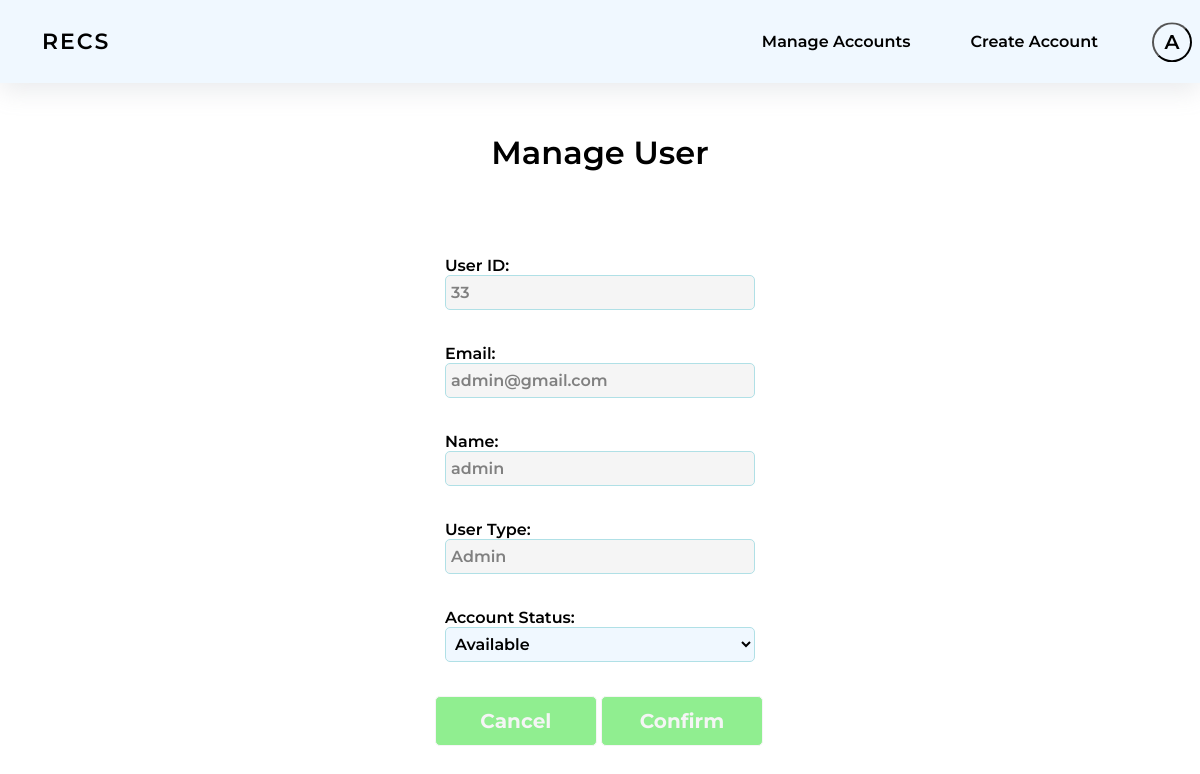
/main_web/manageuser.php?userid=33 (signed in), run on the app's committed database.
### tables this page shows
CREATE TABLE `users` (
  `userID` smallint(6) NOT NULL,
  `userType` smallint(10) NOT NULL DEFAULT 1,
  `name` varchar(80) DEFAULT NULL,
  `password` char(100) DEFAULT NULL,
  `emailAddress` varchar(100) NOT NULL,
  `Organization Name` varchar(100) DEFAULT NULL,
  `Organization Website` varchar(100) DEFAULT NULL,
  `categoryOne` varchar(20) NOT NULL,
  `pricePlan` varchar(20) NOT NULL DEFAULT '0',
  `startDate` datetime(6) DEFAULT NULL,
  `expiryDate` datetime(6) DEFAULT NULL,
  `accountStatus` varchar(20) NOT NULL DEFAULT 'Available',
  `dateTimeOfCreation` datetime(6) NOT NULL DEFAULT current_timestamp(6),
  `freeTrialExpiryDate` timestamp NOT NULL DEFAULT (current_timestamp() + interval 30 day)
);

### main_web/inc_db_fyp.php (called while the page is built, shortened)
<?php
$DBName = "fyp";
?>

### main_web/user.php (called while the page is built, shortened)
<?php
include ('inc_db_fyp.php');
class User {
	function getUserInfo ($userid) {
		include("inc_db_fyp.php");
		$sql = "SELECT * FROM users WHERE userID = ?";
		$stmt = $conn->prepare($sql);
		$stmt->bind_param("s", $userid);
		$stmt->execute();
		$result = $stmt->get_result();
		$row = mysqli_fetch_array($result);
		return $row;
	}
}
?>

### main_web/manageuser.php (the view, shortened to what this page needs)
<?php
	$userType = $_SESSION['userType'];
	if (isset($_GET['userid'])){
		$userid = $_GET['userid'];
	}
	else{
		$userid = '';
	}
?>
<!DOCTYPE html>
<html>
<head>
 <link rel="stylesheet" href="manageuser_style.css?version8">
</head>
<body>
<?php
include ('inc_db_fyp.php');
include ('user.php');
if ($userType == '0')
{
?>
	<header>
		 <nav>
			<ul class="nav-titles">
				<li name = 'recs'><a name = 'recs' href="home.php">RECS</a></li>
			    <li style='margin-left: auto;'><a name = 'adminmanage' href="manageaccounts.php" style = 'padding-right: 60px;'>Manage Accounts</a>
				<a name = 'admincreate' href="createaccount.php?id=orgcreateacc" style = 'padding-right: 60px;'>Create Account</a></li>
			  </ul>
			<div class="dropdown">
				<button class="profile"><?=$_SESSION['name'][0]?></button>
			  </div>
		</nav>
	</header>
	<h1>Manage User</h1>
<?php
$user = new User();
$row = $user-> getUserInfo ($userid);
echo"
<div class = 'reg'>
<form action = '' method = 'POST'>
		<div class = 'text_field'>
			<span>User ID:</span><input type='text' name='userid' value = '{$row["userID"]}' style = 'color:grey; background-color:whitesmoke' readonly />
		</div>
		<div class = 'text_field'>
			<span>Email:</span><input type='email' name='email' value = '{$row["emailAddress"]}' style = 'color:grey; background-color:whitesmoke' readonly />
		</div>
		<div class = 'text_field'>
			<span>Name: </span><input type='text' name='name' value = '{$row["name"]}' style = 'color:grey; background-color:whitesmoke' readonly />
		</div>
		<div class = 'text_field'>
			<span>User Type: </span><input type='text' name='userType'" . (($row["userType"] == '1')? 'value = "Organization"' :
				(($row["userType"] == '2')? 'value = "Individual"' : 'value = "Admin"')) . "style = 'color:grey; background-color:whitesmoke' readonly />
		</div>";
		echo"
		<div class = 'text_field'>
			<span>Account Status: </span>
			<select name='accstatus' id='accstatus' class = 'accstatus'>
			  <option value='Available'" .(($row['accountStatus'] == 'Available')? 'selected="selected"' : '') . ">Available</option>
			  <option value='Suspended'" . (($row['accountStatus'] == 'Suspended')? 'selected="selected"' : '') . ">Suspended</option>
			</select>
		</div>
		<input type='button' value='Cancel' onclick='history.back()'>
		<input type='submit' name = 'submit' value='Confirm'>
	</form>
</div>";
}
?>
</body>

### main_web/manageuser_style.css (style rules this page uses)
* { box-sizing: border-box; margin: 0; padding: 0px 0px; font-family: "Montserrat", sans-serif; color: black; text-decoration: none; font-weight: 600; }
body { height: 1200px; }
h1 { padding: 20px 20px; color:black; }
header { justify-content: space-between; align-items: center; padding: 8px 1%; background: aliceblue; box-shadow: rgba(149, 157, 165, 0.2) 0px 8px 24px; }
.nav-titles { list-style: none; display: flex; overflow:hidden; }
.nav-titles li { padding: 0px 30px; }
.nav-titles li a { float: left; font-size: 16px; color: black; padding: 24px 0px; text-decoration: none; position:Relative; z-index: 2; }
li a[name='recs'] { letter-spacing: 2px; color:black; font-size: 22px; padding: 20px 0px; text-align: center; float: left; position:relative; }
.dropdown { right: 1px; float: right; }
.dropdown { font-weight: 600; display: flex; justify-content: space-between; list-style: none; }
.dropdown { content: ''; position: absolute; border: 0px solid #000; cursor: pointer; transform: translate(0%, -90%); padding: 21px 7px; z-index: 1; }
.profile { width: 40px; height: 40px; border-radius: 50%; background-color: transparent; display: flex; justify-content: center; align-items: center; text-align: center; font-size: 20px; text-transform: uppercase; }
h1 { text-align:center; padding: 50px 0px; }
.reg { width: 450px; margin: 0 auto; height: 900px; }
.reg form { padding: 0px 60px; box-sizing: border-box; }
form .text_field { position: relative; margin: 34px 10px; color:white; }
a[name='recs'] { text-decoration:none; color:black; }
.text_field input { width: 100%; padding: 0 5px; height: 35px; font-size: 16px; color: black; border: 1px solid PowderBlue; background-color : AliceBlue; border-radius: 5px; outline: none; }
.accstatus { width: 100%; padding: 0 5px; height: 35px; font-size: 16px; color: black; border: 1px solid PowderBlue; background-color : AliceBlue; border-radius: 5px; outline: none; }
input[type="submit"] { width: 49%; height: 50px; background: lightgreen; border: 1px solid whitesmoke; border-radius: 5px; font-size: 20px; color: whitesmoke; font-weight: 700; cursor: pointer; outline: none; }
input[type="button"] { width: 49%; height: 50px; background: lightgreen; border: 1px solid whitesmoke; border-radius: 5px; font-size: 20px; color: whitesmoke; font-weight: 700; cursor: pointer; outline: none; }
span { color:black; font-size: 16px; padding: 10px 0px; }

### data on the page
users: userid "33", email "admin@gmail.com", name "admin", userType "Admin", accstatus "Available"

### other printed values
$_SESSION['name'][0] "A"
